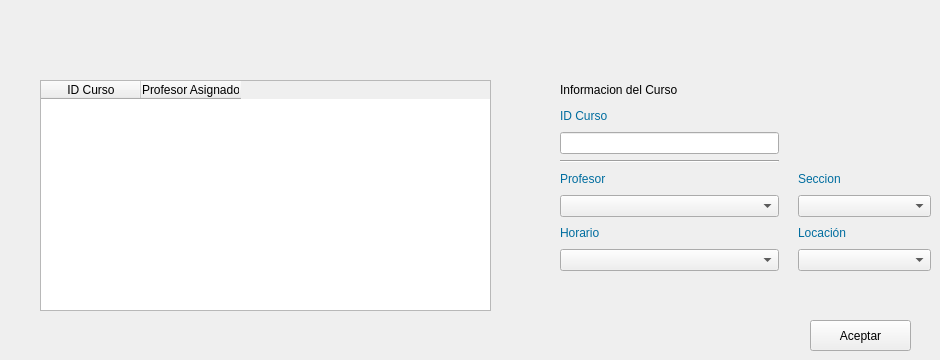
   <widget class="QWidget" name="tab_CursoRecurso">
    <attribute name="title">
     <string>Curso Gestionar Recursos</string>
    </attribute>
    <widget class="QTableWidget" name="cursosP">
     <property name="geometry">
      <rect>
       <x>40</x>
       <y>80</y>
       <width>451</width>
       <height>231</height>
      </rect>
     </property>
     <property name="styleSheet">
      <string notr="true">font: 10pt &quot;Microsoft YaHei&quot;;</string>
     </property>
     <property name="editTriggers">
      <set>QAbstractItemView::NoEditTriggers</set>
     </property>
     <property name="defaultDropAction">
      <enum>Qt::IgnoreAction</enum>
     </property>
     <property name="selectionMode">
      <enum>QAbstractItemView::SingleSelection</enum>
     </property>
     <property name="selectionBehavior">
      <enum>QAbstractItemView::SelectRows</enum>
     </property>
     <property name="sortingEnabled">
      <bool>true</bool>
     </property>
     <column>
      <property name="text">
       <string>ID Curso</string>
      </property>
     </column>
     <column>
      <property name="text">
       <string>Profesor Asignado</string>
      </property>
     </column>
    </widget>
    <widget class="QPushButton" name="aceptarGR">
     <property name="geometry">
      <rect>
       <x>810</x>
       <y>320</y>
       <width>101</width>
       <height>31</height>
      </rect>
     </property>
     <property name="text">
      <string>Aceptar</string>
     </property>
    </widget>
    <widget class="QWidget" name="gridLayoutWidget_4">
     <property name="geometry">
      <rect>
       <x>560</x>
       <y>80</y>
       <width>371</width>
       <height>191</height>
      </rect>
     </property>
     <layout class="QGridLayout" name="gridLayout_4">
      <item row="4" column="0">
       <widget class="QLabel" name="lCurso_21">
        <property name="styleSheet">
         <string notr="true">font: 8pt &quot;Segoe UI Semibold&quot;;
color: rgb(0, 109, 159);
</string>
        </property>
        <property name="text">
         <string>Profesor</string>
        </property>
       </widget>
      </item>
      <item row="5" column="0">
       <widget class="QComboBox" name="cbMatriculas"/>
      </item>
      <item row="7" column="2">
       <widget class="QComboBox" name="cbLocaciones"/>
      </item>
      <item row="0" column="0">
       <widget class="QLabel" name="label_34">
        <property name="styleSheet">
         <string notr="true">font: 63 11pt &quot;Segoe UI Semibold&quot;;</string>
        </property>
        <property name="text">
         <string>Informacion del Curso</string>
        </property>
       </widget>
      </item>
      <item row="3" column="0">
       <widget class="Line" name="line_18">
        <property name="orientation">
         <enum>Qt::Horizontal</enum>
        </property>
       </widget>
      </item>
      <item row="1" column="0">
       <widget class="QLabel" name="lCurso_19">
        <property name="styleSheet">
         <string notr="true">font: 8pt &quot;Segoe UI Semibold&quot;;
color: rgb(0, 109, 159);

</string>
        </property>
        <property name="text">
         <string>ID Curso</string>
        </property>
       </widget>
      </item>
      <item row="6" column="2">
       <widget class="QLabel" name="lCurso_23">
        <property name="styleSheet">
         <string notr="true">font: 8pt &quot;Segoe UI Semibold&quot;;
color: rgb(0, 109, 159);
</string>
        </property>
        <property name="text">
         <string>Locación</string>
        </property>
       </widget>
      </item>
      <item row="2" column="0">
       <widget class="QLineEdit" name="ctIdCurso"/>
      </item>
      <item row="4" column="2">
       <widget class="QLabel" name="lCurso_24">
        <property name="styleSheet">
         <string notr="true">font: 8pt &quot;Segoe UI Semibold&quot;;
color: rgb(0, 109, 159);
</string>
        </property>
        <property name="text">
         <string>Seccion                           </string>
        </property>
       </widget>
      </item>
      <item row="5" column="2">
       <widget class="QComboBox" name="cbSeccion"/>
      </item>
      <item row="7" column="0">
       <widget class="QComboBox" name="cbHorarios"/>
      </item>
      <item row="6" column="0">
       <widget class="QLabel" name="lCurso_22">
        <property name="styleSheet">
         <string notr="true">font: 8pt &quot;Segoe UI Semibold&quot;;
color: rgb(0, 109, 159);
</string>
        </property>
        <property name="text">
         <string>Horario</string>
        </property>
       </widget>
      </item>
      <item row="7" column="1">
       <widget class="QLabel" name="label_30">
        <property name="text">
         <string/>
        </property>
       </widget>
      </item>
     </layout>
    </widget>
   </widget>
